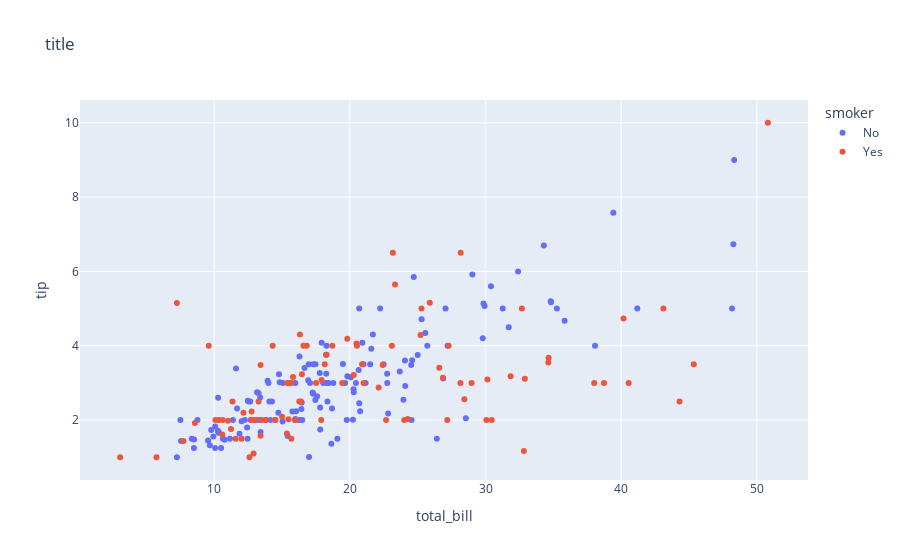

Notebook cell for this chart:
### Markdown cell above
#### Plot

### Code cell
# Plotly scatter plot
import plotly.express as px
df = px.data.tips()
fig = px.scatter(df, x='total_bill', y = 'tip',
                 color = 'smoker',title='title')
fig.show()

### Figure 1 — Plotly figure (JSON) as saved in the notebook; plotly's stock layout.template omitted (floating-point values rounded to 4 significant figures; data arrays with more than 128 entries replaced by an {"elided": "..."} marker saying what was removed)
{"data": [{"hovertemplate": "smoker=No<br>total_bill=%{x}<br>tip=%{y}<extra></extra>", "legendgroup": "No", "marker": {"color": "#636efa", "symbol": "circle"}, "mode": "markers", "name": "No", "orientation": "v", "showlegend": true, "type": "scatter", "x": {"elided": "151 float values"}, "xaxis": "x", "y": {"elided": "151 float values"}, "yaxis": "y"}, {"hovertemplate": "smoker=Yes<br>total_bill=%{x}<br>tip=%{y}<extra></extra>", "legendgroup": "Yes", "marker": {"color": "#EF553B", "symbol": "circle"}, "mode": "markers", "name": "Yes", "orientation": "v", "showlegend": true, "type": "scatter", "x": [38.01, 11.24, 20.29, 13.81, 11.02, 18.29, 3.07, 15.01, 26.86, 25.28, 17.92, 19.44, 32.68, 28.97, 5.75, 16.32, 40.17, 27.28, 12.03, 21.01, 11.35, 15.38, 44.3, 22.42, 15.36, 20.49, 25.21, 14.31, 16, 17.51, 10.59, 10.63, 50.81, 15.81, 7.25, 31.85, 16.82, 32.9, 17.89, 14.48, 9.6, 34.63, 34.65, 23.33, 45.35, 23.17, 40.55, 20.9, 30.46, 18.15, 23.1, 15.69, 19.81, 28.44, 15.48, 16.58, 10.34, 43.11, 13, 13.51, 18.71, 12.74, 13, 16.4, 20.53, 16.47, 26.59, 38.73, 24.27, 12.76, 30.06, 25.89, 13.27, 28.17, 12.9, 28.15, 11.59, 7.74, 30.14, 12.16, 13.42, 8.58, 13.42, 16.27, 10.09, 22.12, 24.01, 15.69, 15.53, 12.6, 32.83, 27.18, 22.67], "xaxis": "x", "y": [3, 1.76, 3.21, 2, 1.98, 3.76, 1, 2.09, 3.14, 5, 3.08, 3, 5, 3, 1, 4.3, 4.73, 4, 1.5, 3, 2.5, 3, 2.5, 3.48, 1.64, 4.06, 4.29, 4, 2, 3, 1.61, 2, 10, 3.16, 5.15, 3.18, 4, 3.11, 2, 2, 4, 3.55, 3.68, 5.65, 3.5, 6.5, 3, 3.5, 2, 3.5, 4, 1.5, 4.19, 2.56, 2.02, 4, 2, 5, 2, 2, 4, 2.01, 2, 2.5, 4, 3.23, 3.41, 3, 2.03, 2.23, 2, 5.16, 2.5, 6.5, 1.1, 3, 1.5, 1.44, 3.09, 2.2, 3.48, 1.92, 1.58, 2.5, 2, 2.88, 2, 3, 3, 1, 1.17, 2, 2], "yaxis": "y"}], "layout": {"legend": {"title": {"text": "smoker"}, "tracegroupgap": 0}, "title": {"text": "title"}, "xaxis": {"anchor": "y", "domain": [0, 1], "title": {"text": "total_bill"}}, "yaxis": {"anchor": "x", "domain": [0, 1], "title": {"text": "tip"}}}}
